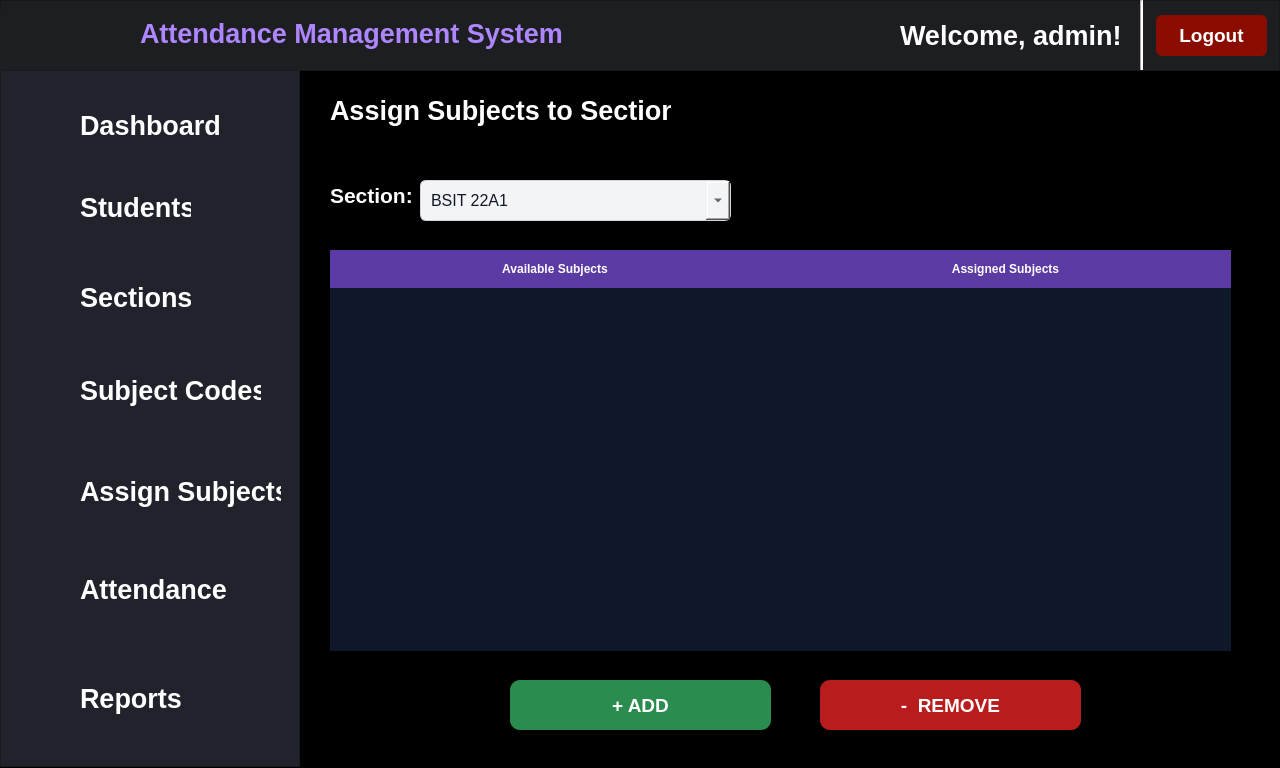
<?xml version="1.0" encoding="UTF-8"?>
<ui version="4.0">
 <class>MainWindow</class>
 <widget class="QMainWindow" name="MainWindow">
  <property name="geometry">
   <rect>
    <x>0</x>
    <y>0</y>
    <width>1280</width>
    <height>768</height>
   </rect>
  </property>
  <property name="minimumSize">
   <size>
    <width>1280</width>
    <height>768</height>
   </size>
  </property>
  <property name="maximumSize">
   <size>
    <width>1280</width>
    <height>768</height>
   </size>
  </property>
  <property name="windowTitle">
   <string>MainWindow</string>
  </property>
  <property name="styleSheet">
   <string notr="true">QMainWindow {
    background-color: #000000;
}

QWidget#centralwidget {
    background-color: #000000;
}</string>
  </property>
  <widget class="QWidget" name="centralwidget">
   <widget class="QLabel" name="label_3">
    <property name="geometry">
     <rect>
      <x>330</x>
      <y>180</y>
      <width>81</width>
      <height>31</height>
     </rect>
    </property>
    <property name="font">
     <font>
      <family>Segoe UI</family>
      <pointsize>16</pointsize>
      <weight>75</weight>
      <bold>true</bold>
     </font>
    </property>
    <property name="styleSheet">
     <string notr="true">color: white;</string>
    </property>
    <property name="text">
     <string>Section:</string>
    </property>
   </widget>
   <widget class="QComboBox" name="cmbSections">
    <property name="geometry">
     <rect>
      <x>420</x>
      <y>180</y>
      <width>311</width>
      <height>41</height>
     </rect>
    </property>
    <property name="font">
     <font>
      <family>Segoe UI</family>
      <pointsize>12</pointsize>
     </font>
    </property>
    <property name="styleSheet">
     <string notr="true">QComboBox {
    background-color: #f3f4f6;
    color: #111827;
    border: 1px solid #d1d5db;
    border-radius: 6px;
    padding: 6px 10px;
}

QComboBox::drop-down {
    width: 24px;
}

QComboBox:hover {
    border: 1px solid #a78bfa;
}

QComboBox:focus {
    border: 1px solid #7c3aed;
}

QComboBox QAbstractItemView {
    background-color: #ffffff;
    color: #111827;
    border: 1px solid #d1d5db;
    selection-background-color: #7c3aed;
    selection-color: white;
}</string>
    </property>
    <item>
     <property name="text">
      <string>BSIT 22A1</string>
     </property>
    </item>
    <item>
     <property name="text">
      <string>BSIT 22A2</string>
     </property>
    </item>
    <item>
     <property name="text">
      <string>BSIT 22A3</string>
     </property>
    </item>
    <item>
     <property name="text">
      <string>BSIT 22A4</string>
     </property>
    </item>
   </widget>
   <widget class="QTableWidget" name="available_assigned_subjectTable">
    <property name="geometry">
     <rect>
      <x>330</x>
      <y>250</y>
      <width>901</width>
      <height>401</height>
     </rect>
    </property>
    <property name="styleSheet">
     <string notr="true">QTableWidget#available_assigned_subjectTable {
    background-color: #0f172a;
    alternate-background-color: #1e293b;
    border: none;
    color: white;
    font-size: 14px;
    gridline-color: #1e293b;
    outline: none;
}

QHeaderView {
    border: none;
}

QHeaderView::section {
    background-color: #5b3aa4;
    color: white;
    padding: 10px;
    border: none;
    font-weight: bold;
}

QTableCornerButton::section {
    background-color: #5b3aa4;
    border: none;
}

QTableWidget::item {
    padding: 8px;
    border: none;
}

QTableWidget::item:selected {
    background-color: #7c3aed;
    color: white;
}</string>
    </property>
    <attribute name="horizontalHeaderVisible">
     <bool>true</bool>
    </attribute>
    <attribute name="horizontalHeaderDefaultSectionSize">
     <number>450</number>
    </attribute>
    <attribute name="horizontalHeaderMinimumSectionSize">
     <number>30</number>
    </attribute>
    <attribute name="horizontalHeaderStretchLastSection">
     <bool>true</bool>
    </attribute>
    <column>
     <property name="text">
      <string>Available Subjects</string>
     </property>
     <property name="textAlignment">
      <set>AlignCenter</set>
     </property>
    </column>
    <column>
     <property name="text">
      <string>Assigned Subjects</string>
     </property>
     <property name="font">
      <font>
       <family>Segoe UI</family>
      </font>
     </property>
     <property name="textAlignment">
      <set>AlignCenter</set>
     </property>
    </column>
   </widget>
   <widget class="QPushButton" name="addSubjectBtn">
    <property name="geometry">
     <rect>
      <x>510</x>
      <y>680</y>
      <width>261</width>
      <height>50</height>
     </rect>
    </property>
    <property name="font">
     <font>
      <family>Segoe UI</family>
      <pointsize>14</pointsize>
      <weight>75</weight>
      <bold>true</bold>
     </font>
    </property>
    <property name="cursor">
     <cursorShape>PointingHandCursor</cursorShape>
    </property>
    <property name="styleSheet">
     <string notr="true">QPushButton{
	color: white;
	background-color: 	#2a8c4e;
	border-radius: 10px;
}

QPushButton#addSubjectBtn:hover {
    background-color: #0D7C36;
}</string>
    </property>
    <property name="text">
     <string>+ ADD</string>
    </property>
   </widget>
   <widget class="QPushButton" name="removeSubjectBtn">
    <property name="geometry">
     <rect>
      <x>820</x>
      <y>680</y>
      <width>261</width>
      <height>50</height>
     </rect>
    </property>
    <property name="font">
     <font>
      <family>Segoe UI</family>
      <pointsize>14</pointsize>
      <weight>75</weight>
      <bold>true</bold>
     </font>
    </property>
    <property name="cursor">
     <cursorShape>PointingHandCursor</cursorShape>
    </property>
    <property name="styleSheet">
     <string notr="true">QPushButton{
	color: white;
	background-color: #b91c1c;
	border-radius: 10px;
}

QPushButton#removeSubjectBtn:hover {
    background-color: #A50F0F;
}</string>
    </property>
    <property name="text">
     <string>-  REMOVE</string>
    </property>
   </widget>
   <widget class="QFrame" name="topbar">
    <property name="geometry">
     <rect>
      <x>0</x>
      <y>0</y>
      <width>1280</width>
      <height>71</height>
     </rect>
    </property>
    <property name="styleSheet">
     <string notr="true">background-color: #1D1E21;</string>
    </property>
    <property name="frameShape">
     <enum>QFrame::StyledPanel</enum>
    </property>
    <property name="frameShadow">
     <enum>QFrame::Raised</enum>
    </property>
    <widget class="QLabel" name="label">
     <property name="geometry">
      <rect>
       <x>0</x>
       <y>10</y>
       <width>151</width>
       <height>71</height>
      </rect>
     </property>
     <property name="text">
      <string/>
     </property>
     <property name="pixmap">
      <pixmap>../assets/140x140.png</pixmap>
     </property>
    </widget>
    <widget class="QLabel" name="label_2">
     <property name="geometry">
      <rect>
       <x>140</x>
       <y>8</y>
       <width>431</width>
       <height>50</height>
      </rect>
     </property>
     <property name="font">
      <font>
       <family>Segoe UI</family>
       <pointsize>20</pointsize>
       <weight>75</weight>
       <bold>true</bold>
      </font>
     </property>
     <property name="styleSheet">
      <string notr="true">color: #AE86FF;</string>
     </property>
     <property name="text">
      <string>Attendance Management System</string>
     </property>
    </widget>
    <widget class="QPushButton" name="pushButton_9">
     <property name="geometry">
      <rect>
       <x>1156</x>
       <y>15</y>
       <width>111</width>
       <height>41</height>
      </rect>
     </property>
     <property name="font">
      <font>
       <family>Segoe UI</family>
       <pointsize>14</pointsize>
       <weight>75</weight>
       <bold>true</bold>
      </font>
     </property>
     <property name="cursor">
      <cursorShape>PointingHandCursor</cursorShape>
     </property>
     <property name="styleSheet">
      <string notr="true">QPushButton {
background-color: #8B0C00;
border: none;
color: white;
border-radius: 6px;
}

QPushButton:hover {
background-color: #67160F;
}</string>
     </property>
     <property name="text">
      <string>Logout</string>
     </property>
    </widget>
    <widget class="Line" name="line">
     <property name="geometry">
      <rect>
       <x>1140</x>
       <y>0</y>
       <width>3</width>
       <height>70</height>
      </rect>
     </property>
     <property name="styleSheet">
      <string notr="true">background-color: white;</string>
     </property>
     <property name="orientation">
      <enum>Qt::Vertical</enum>
     </property>
    </widget>
    <widget class="QLabel" name="label_4">
     <property name="geometry">
      <rect>
       <x>900</x>
       <y>10</y>
       <width>221</width>
       <height>50</height>
      </rect>
     </property>
     <property name="font">
      <font>
       <family>Segoe UI</family>
       <pointsize>20</pointsize>
       <weight>75</weight>
       <bold>true</bold>
      </font>
     </property>
     <property name="styleSheet">
      <string notr="true">color: white;</string>
     </property>
     <property name="text">
      <string>Welcome, admin!</string>
     </property>
    </widget>
   </widget>
   <widget class="QFrame" name="frame_2">
    <property name="geometry">
     <rect>
      <x>0</x>
      <y>70</y>
      <width>300</width>
      <height>697</height>
     </rect>
    </property>
    <property name="styleSheet">
     <string notr="true">background-color: #20232B;
padding: 10px;</string>
    </property>
    <property name="frameShape">
     <enum>QFrame::StyledPanel</enum>
    </property>
    <property name="frameShadow">
     <enum>QFrame::Raised</enum>
    </property>
    <widget class="QPushButton" name="pushButton">
     <property name="geometry">
      <rect>
       <x>70</x>
       <y>30</y>
       <width>161</width>
       <height>51</height>
      </rect>
     </property>
     <property name="font">
      <font>
       <family>Segoe UI</family>
       <pointsize>20</pointsize>
       <weight>75</weight>
       <italic>false</italic>
       <bold>true</bold>
      </font>
     </property>
     <property name="cursor">
      <cursorShape>PointingHandCursor</cursorShape>
     </property>
     <property name="styleSheet">
      <string notr="true">QPushButton {
    color: white;
    background: transparent;
    border: none;
    text-align: left;
    padding: 10px;
}

QPushButton:hover {
    color: #7B2CFF;
}

QPushButton:checked {
    color: #7B2CFF;
    font-weight: bold;
}</string>
     </property>
     <property name="text">
      <string>Dashboard</string>
     </property>
    </widget>
    <widget class="QPushButton" name="pushButton_2">
     <property name="geometry">
      <rect>
       <x>70</x>
       <y>112</y>
       <width>131</width>
       <height>51</height>
      </rect>
     </property>
     <property name="font">
      <font>
       <family>Segoe UI</family>
       <pointsize>20</pointsize>
       <weight>75</weight>
       <italic>false</italic>
       <bold>true</bold>
      </font>
     </property>
     <property name="cursor">
      <cursorShape>PointingHandCursor</cursorShape>
     </property>
     <property name="styleSheet">
      <string notr="true">QPushButton {
    color: white;
    background: transparent;
    border: none;
    text-align: left;
    padding: 10px;
}

QPushButton:hover {
    color: #7B2CFF;
}

QPushButton:checked {
    color: #7B2CFF;
    font-weight: bold;
}</string>
     </property>
     <property name="text">
      <string>Students</string>
     </property>
    </widget>
    <widget class="QPushButton" name="pushButton_3">
     <property name="geometry">
      <rect>
       <x>70</x>
       <y>202</y>
       <width>131</width>
       <height>51</height>
      </rect>
     </property>
     <property name="font">
      <font>
       <family>Segoe UI</family>
       <pointsize>20</pointsize>
       <weight>75</weight>
       <italic>false</italic>
       <bold>true</bold>
      </font>
     </property>
     <property name="cursor">
      <cursorShape>PointingHandCursor</cursorShape>
     </property>
     <property name="styleSheet">
      <string notr="true">QPushButton {
     color: white;
    background: transparent;
    border: none;
    text-align: left;
    padding: 10px;
}

QPushButton:hover {
    color: #7B2CFF;
}

QPushButton:checked {
    color: #7B2CFF;
    font-weight: bold;
}</string>
     </property>
     <property name="text">
      <string>Sections</string>
     </property>
    </widget>
    <widget class="QPushButton" name="pushButton_4">
     <property name="geometry">
      <rect>
       <x>70</x>
       <y>290</y>
       <width>201</width>
       <height>61</height>
      </rect>
     </property>
     <property name="font">
      <font>
       <family>Segoe UI</family>
       <pointsize>20</pointsize>
       <weight>75</weight>
       <italic>false</italic>
       <bold>true</bold>
      </font>
     </property>
     <property name="cursor">
      <cursorShape>PointingHandCursor</cursorShape>
     </property>
     <property name="styleSheet">
      <string notr="true">QPushButton {
     color: white;
    background: transparent;
    border: none;
    text-align: left;
    padding: 10px;
}

QPushButton:hover {
    color: #7B2CFF;
}

QPushButton:checked {
    color: #7B2CFF;
    font-weight: bold;
}</string>
     </property>
     <property name="text">
      <string>Subject Codes</string>
     </property>
    </widget>
    <widget class="QPushButton" name="pushButton_5">
     <property name="geometry">
      <rect>
       <x>70</x>
       <y>391</y>
       <width>221</width>
       <height>61</height>
      </rect>
     </property>
     <property name="font">
      <font>
       <family>Segoe UI</family>
       <pointsize>20</pointsize>
       <weight>75</weight>
       <italic>false</italic>
       <bold>true</bold>
      </font>
     </property>
     <property name="cursor">
      <cursorShape>PointingHandCursor</cursorShape>
     </property>
     <property name="styleSheet">
      <string notr="true">QPushButton {
     color: white;
    background: transparent;
    border: none;
    text-align: left;
    padding: 10px;
}

QPushButton:hover {
    color: #7B2CFF;
}

QPushButton:checked {
    color: #7B2CFF;
    font-weight: bold;
}</string>
     </property>
     <property name="text">
      <string>Assign Subjects</string>
     </property>
    </widget>
    <widget class="QPushButton" name="pushButton_6">
     <property name="geometry">
      <rect>
       <x>70</x>
       <y>494</y>
       <width>171</width>
       <height>51</height>
      </rect>
     </property>
     <property name="font">
      <font>
       <family>Segoe UI</family>
       <pointsize>20</pointsize>
       <weight>75</weight>
       <italic>false</italic>
       <bold>true</bold>
      </font>
     </property>
     <property name="cursor">
      <cursorShape>PointingHandCursor</cursorShape>
     </property>
     <property name="styleSheet">
      <string notr="true">QPushButton {
    color: white;
    background: transparent;
    border: none;
    text-align: left;
    padding: 10px;
}

QPushButton:hover {
    color: #7B2CFF;
}

QPushButton:checked {
    color: #7B2CFF;
    font-weight: bold;
}</string>
     </property>
     <property name="text">
      <string>Attendance</string>
     </property>
    </widget>
    <widget class="QPushButton" name="pushButton_7">
     <property name="geometry">
      <rect>
       <x>70</x>
       <y>598</y>
       <width>121</width>
       <height>61</height>
      </rect>
     </property>
     <property name="font">
      <font>
       <family>Segoe UI</family>
       <pointsize>20</pointsize>
       <weight>75</weight>
       <italic>false</italic>
       <bold>true</bold>
      </font>
     </property>
     <property name="cursor">
      <cursorShape>PointingHandCursor</cursorShape>
     </property>
     <property name="styleSheet">
      <string notr="true">QPushButton {
     color: white;
    background: transparent;
    border: none;
    text-align: left;
    padding: 10px;
}

QPushButton:hover {
    color: #7B2CFF;
}

QPushButton:checked {
    color: #7B2CFF;
    font-weight: bold;
}</string>
     </property>
     <property name="text">
      <string>Reports</string>
     </property>
    </widget>
    <widget class="QLabel" name="label_5">
     <property name="geometry">
      <rect>
       <x>20</x>
       <y>30</y>
       <width>61</width>
       <height>61</height>
      </rect>
     </property>
     <property name="text">
      <string/>
     </property>
     <property name="pixmap">
      <pixmap>../assets/dashboard.png</pixmap>
     </property>
    </widget>
    <widget class="QLabel" name="label_6">
     <property name="geometry">
      <rect>
       <x>20</x>
       <y>115</y>
       <width>51</width>
       <height>51</height>
      </rect>
     </property>
     <property name="text">
      <string/>
     </property>
     <property name="pixmap">
      <pixmap>../assets/student.png</pixmap>
     </property>
    </widget>
    <widget class="QLabel" name="label_7">
     <property name="geometry">
      <rect>
       <x>20</x>
       <y>200</y>
       <width>61</width>
       <height>61</height>
      </rect>
     </property>
     <property name="text">
      <string/>
     </property>
     <property name="pixmap">
      <pixmap>../assets/section.png</pixmap>
     </property>
    </widget>
    <widget class="QLabel" name="label_8">
     <property name="geometry">
      <rect>
       <x>20</x>
       <y>300</y>
       <width>61</width>
       <height>51</height>
      </rect>
     </property>
     <property name="text">
      <string/>
     </property>
     <property name="pixmap">
      <pixmap>../assets/subject.png</pixmap>
     </property>
    </widget>
    <widget class="QLabel" name="label_9">
     <property name="geometry">
      <rect>
       <x>20</x>
       <y>400</y>
       <width>47</width>
       <height>51</height>
      </rect>
     </property>
     <property name="text">
      <string/>
     </property>
     <property name="pixmap">
      <pixmap>../assets/subject-code.png</pixmap>
     </property>
    </widget>
    <widget class="QLabel" name="label_10">
     <property name="geometry">
      <rect>
       <x>20</x>
       <y>500</y>
       <width>51</width>
       <height>51</height>
      </rect>
     </property>
     <property name="text">
      <string/>
     </property>
     <property name="pixmap">
      <pixmap>../assets/attendance.png</pixmap>
     </property>
    </widget>
    <widget class="QLabel" name="label_11">
     <property name="geometry">
      <rect>
       <x>20</x>
       <y>600</y>
       <width>61</width>
       <height>61</height>
      </rect>
     </property>
     <property name="text">
      <string/>
     </property>
     <property name="pixmap">
      <pixmap>../assets/report.png</pixmap>
     </property>
    </widget>
   </widget>
   <widget class="QLabel" name="label_12">
    <property name="geometry">
     <rect>
      <x>330</x>
      <y>90</y>
      <width>341</width>
      <height>41</height>
     </rect>
    </property>
    <property name="font">
     <font>
      <family>Segoe UI</family>
      <pointsize>20</pointsize>
      <weight>75</weight>
      <bold>true</bold>
     </font>
    </property>
    <property name="styleSheet">
     <string notr="true">color: white;</string>
    </property>
    <property name="text">
     <string>Assign Subjects to Section</string>
    </property>
   </widget>
  </widget>
 </widget>
 <resources/>
 <connections/>
</ui>
